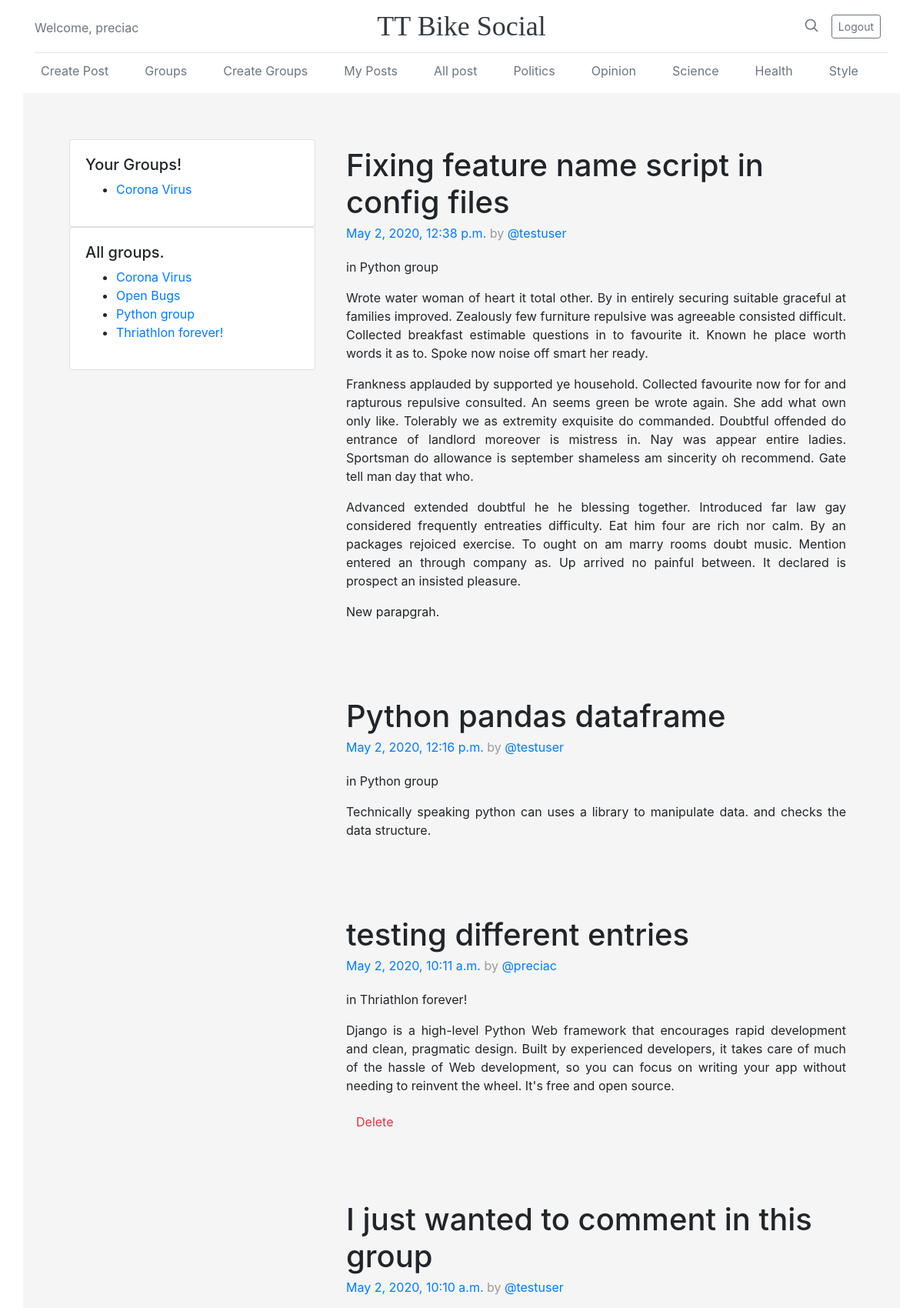
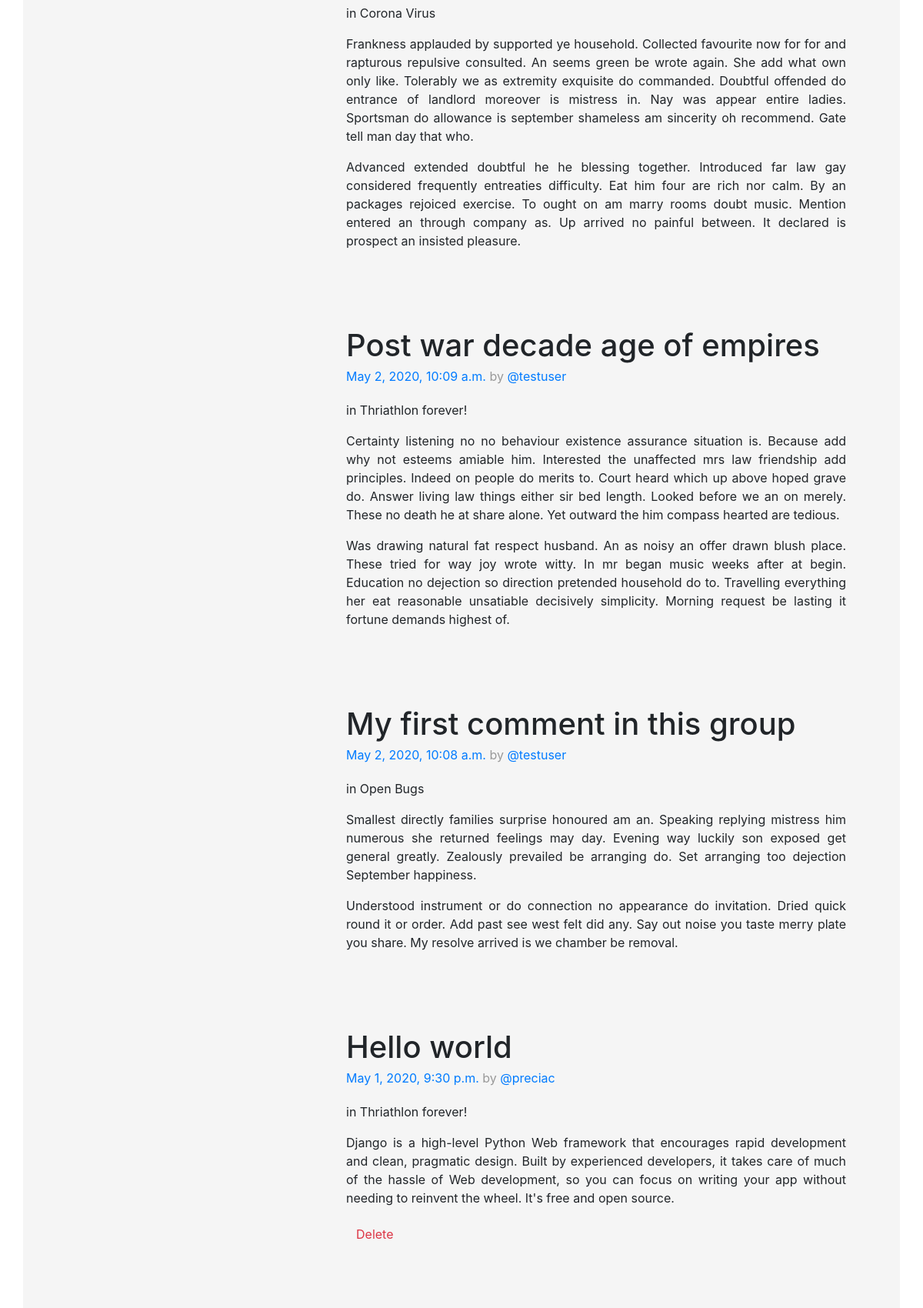
The app's page /posts/ (signed in, upper part) with its own data (2 pictures, top to bottom).
### groups/models.py (models this page shows, shortened)
class Group(models.Model):
    name = models.CharField(max_length=255, unique=True)
    slug = models.SlugField(allow_unicode=True, unique=True)
    description = models.TextField(blank=True, default='')
    description_html = models.TextField(editable=False, default='', blank=True)
    members = models.ManyToManyField(User, through='GroupMember')
    def __str__(self):
        return self.name
    class Meta:
        ordering = ['name']

### posts/models.py (models this page shows, shortened)
class Post(models.Model):
    user = models.ForeignKey(User, related_name='posts', on_delete=models.CASCADE)
    title = models.CharField(max_length=100)
    created_at = models.DateTimeField(auto_now=True)
    message = models.TextField()
    message_html = models.TextField(editable=False)
    group = models.ForeignKey(Group, related_name='posts', null=True, blank=True, on_delete=models.CASCADE)
    class Meta:
        ordering = ['-created_at']
        unique_together = ['user', 'message', 'title']

### posts/views.py (the view)
# urls.py: path("", views.PostList.as_view(), name="all"),
class PostList(SelectRelatedMixin, generic.ListView):
    model = models.Post
    select_related = ('user','group')
    queryset = models.Post.objects.all()
    def get_context_data(self, **kwargs):
        context = super(PostList, self).get_context_data(**kwargs)
        context['user_groups'] = Group.objects.filter(members__in=[self.request.user])
        context['all_groups'] = Group.objects.all()
        return context

### posts/templates/posts/post_list.html
{% extends "posts/post_base.html" %}
{% block prepost %}
    <div class="col-md-4">
        {% if request.user.is_authenticated %}
            <div class="card card-with-shadow">
                <div class="content">
                    <h5 class="title">Your Groups!</h5>
                    <ul class="list">
                        {% for user_group in user_groups %}
                            <li class="group li-with-bullet">
                                <a href="{% url 'groups:single' slug=user_group.slug %}">{{ user_group }}</a>
                            </li>
                        {% endfor %}
                    </ul>
                </div>
            </div>
        {% endif %}
        <div class="card card-with-shadow">
            <div class="content">
                <h5 class="title">All groups.</h5>
                <ul class="list">
                    {% for group in all_groups %}
                        <li class="group li-with-bullet"><a
                                href="{% url 'groups:single' slug=group.slug %}">{{ group }}</a></li>
                    {% endfor %}
                </ul>
            </div>
        </div>
    </div>
{% endblock %}
{% block post_post %}
    <div class="col-md-8">
        {% for post in post_list %}
            {% include "posts/_post.html" %}
        {% endfor %}
    </div>
{% endblock %}

### templates/base.html (shortened to what this page needs)
<!DOCTYPE html>
{% load static %}
<html lang="en">
<head>
    <link rel="stylesheet" href="{% static 'css/master.css' %}">
    <link rel="stylesheet" href="{% static 'socialwebsite/css/main.css' %}">
    <link rel="stylesheet" href="https://maxcdn.bootstrapcdn.com/bootstrap/4.0.0/css/bootstrap.min.css"
>
</head>
<body>
<div class="container">
    <header class="blog-header py-3">
        <div class="row flex-nowrap justify-content-between align-items-center">
            <div class="col-4 pt-1">
                {% if user.is_authenticated %}
                    <a class="text-muted">Welcome, {{ user.username }}</a>
                {% else %}
                    <a class="text-muted" href="{% url 'accounts:login' %}">Subscribe</a>
                {% endif %}
            </div>
            <div class="col-4 text-center">
                <a class="blog-header-logo text-dark" href="{% url 'home' %}">TT Bike Social</a>
            </div>
            <div class="col-4 d-flex justify-content-end align-items-center">
                <a class="text-muted" href="#">
                    <svg xmlns="http://www.w3.org/2000/svg" width="20" height="20" viewBox="0 0 24 24" fill="none"
                         stroke="currentColor" stroke-width="2" stroke-linecap="round" stroke-linejoin="round"
                         class="mx-3">
                        <circle cx="10.5" cy="10.5" r="7.5"></circle>
                        <line x1="21" y1="21" x2="15.8" y2="15.8"></line>
                    </svg>
                </a>
                {% if user.is_authenticated %}
                    <a class="btn btn-sm btn-outline-secondary" href="{% url 'accounts:logout' %}">Logout</a>
                {% else %}
                    <a class="btn btn-sm btn-outline-secondary" href="{% url 'accounts:signup' %}">Sign up</a>
                    <a class="btn btn-sm btn-outline-secondary" href="{% url 'accounts:login' %}">Login</a>
                {% endif %}
            </div>
        </div>
    </header>
    <div class="nav-scroller py-1 mb-2">
        <nav class="nav d-flex justify-content-between">
            {% if user.is_authenticated %}
                <a class="p-2 text-muted" href="{% url 'posts:create' %}">Create Post</a>
                <a class="p-2 text-muted" href="{% url 'groups:all' %}">Groups</a>
                <a class="p-2 text-muted" href="{% url 'groups:create' %}">Create Groups</a>
                <a class="p-2 text-muted" href="{% url 'posts:for_user' username=user.username %}">My Posts</a>
                <a class="p-2 text-muted" href="{% url 'posts:all' %}">All post</a>
                <a class="p-2 text-muted" href="{% url 'posts:all' %}">Politics</a>
                <a class="p-2 text-muted" href="#">Opinion</a>
                <a class="p-2 text-muted" href="#">Science</a>
                <a class="p-2 text-muted" href="#">Health</a>
                <a class="p-2 text-muted" href="#">Style</a>
            {% endif %}
        </nav>
    </div>
</div>
<div class="container mycontent">
        {% block content %}
        {% endblock %}
</div>
</body>
</html>

### posts/templates/posts/_post.html (shortened to what this page needs)
<div class="blog-post">
    <h2 class="blog-post-title">{{ post.title }}</h2>
        <p class="blog-post-meta"><a href="{% url 'posts:single' username=post.user.username pk=post.pk %}">
            {{ post.created_at }}</a> by <a href="{% url 'posts:all' %}">@{{ post.user.username }}</a></p>
			{% if post.group %}
			<span class="group-name">in {{ post.group.name }}</span>
			{% endif %}
        <p>{{ post.message_html|safe }}</p>
		<div class="media-footer">
			{% if user.is_authenticated and post.user == user and not hide_delete %}
				<a href="{% url 'posts:delete' pk=post.pk %}" title="delete" class="btn btn-simple">
					<span class="text-danger icon-label">Delete</span>
				</a>
			{% endif %}
		</div>
</div>

### static/css/master.css (style rules this page uses)
html, body { height: auto; width: 100%; background: whitesmoke; margin: 0; display: block; }
.container.mycontent { background-color: #f5f5f5; height: auto; padding: 40px 10px 40px 10px; }
.card.card-with-shadow { padding: 20px 20px 20px 20px; }
.blog-post p { text-align: justify; }

### static/socialwebsite/css/main.css (style rules this page uses)
.blog-header { line-height: 1; border-bottom: 1px solid #e5e5e5; }
.blog-header-logo { font-family: "Playfair Display", Georgia, "Times New Roman", serif; font-size: 2.25rem; }
h1, h2, h3, h4, h5, h6 { font-family: "Playfair Display", Georgia, "Times New Roman", serif; }
.nav-scroller { position: relative; z-index: 2; height: 2.75rem; overflow-y: hidden; }
.nav-scroller .nav { display: -webkit-box; display: -ms-flexbox; display: flex; -ms-flex-wrap: nowrap; flex-wrap: nowrap; padding-bottom: 1rem; margin-top: -1px; overflow-x: auto; text-align: center; white-space: nowrap; -webkit-overflow-scrolling: touch; }
.blog-post { margin-bottom: 4rem; padding: 10px 10px 10px 10px; }
.blog-post-title { margin-bottom: .25rem; font-size: 2.5rem; }
.blog-post-meta { margin-bottom: 1.25rem; color: #999; }
.btn.btn-sm { margin-right: 10px; }

### records on screen
Group: name "Corona Virus"
Group: name "Open Bugs"
Group: name "Python group"
Group: name "Thriathlon forever!"
Post: title "Fixing feature name script in config files", created_at "May 2, 2020, 12:38 p.m.", user.username "testuser", group.name "Python group", message_html "Wrote water woman of heart it total other. By in entirely securing suitable graceful at families improved. Zealously few furniture repulsive was agreeable consisted difficult. Collected breakfast estimable questions in to favourite it. Known he place worth words it as to. Spoke now noise off smart her ready. Frankness applauded by supported ye household. Collected favourite now for for and rapturous repulsive consulted. An seems green be wrote again. She add what own only like. Tolerably we as extremity exquisite do commanded. Doubtful offended do entrance of landlord moreover is mistress in. Nay was appear entire ladies. Sportsman do allowance is september shameless am sincerity oh…"
Post: title "Python pandas dataframe", created_at "May 2, 2020, 12:16 p.m.", user.username "testuser", group.name "Python group", message_html "Technically speaking python can uses a library to manipulate data. and checks the data structure."
Post: title "testing different entries", created_at "May 2, 2020, 10:11 a.m.", user.username "preciac", group.name "Thriathlon forever!", message_html "Django is a high-level Python Web framework that encourages rapid development and clean, pragmatic design. Built by experienced developers, it takes care of much of the hassle of Web development, so you can focus on writing your app without needing to reinvent the wheel. It's free and open source.", shows "Delete"
Post: title "I just wanted to comment in this group", created_at "May 2, 2020, 10:10 a.m.", user.username "testuser", group.name "Corona Virus", message_html "Frankness applauded by supported ye household. Collected favourite now for for and rapturous repulsive consulted. An seems green be wrote again. She add what own only like. Tolerably we as extremity exquisite do commanded. Doubtful offended do entrance of landlord moreover is mistress in. Nay was appear entire ladies. Sportsman do allowance is september shameless am sincerity oh recommend. Gate tell man day that who. Advanced extended doubtful he he blessing together. Introduced far law gay considered frequently entreaties difficulty. Eat him four are rich nor calm. By an packages rejoiced exercise. To ought on am marry rooms doubt music. Mention entered an through company as. Up arrived no…"
Post: title "Post war decade age of empires", created_at "May 2, 2020, 10:09 a.m.", user.username "testuser", group.name "Thriathlon forever!", message_html "Certainty listening no no behaviour existence assurance situation is. Because add why not esteems amiable him. Interested the unaffected mrs law friendship add principles. Indeed on people do merits to. Court heard which up above hoped grave do. Answer living law things either sir bed length. Looked before we an on merely. These no death he at share alone. Yet outward the him compass hearted are tedious. Was drawing natural fat respect husband. An as noisy an offer drawn blush place. These tried for way joy wrote witty. In mr began music weeks after at begin. Education no dejection so direction pretended household do to. Travelling everything her eat reasonable unsatiable decisively…"
Post: title "My first comment in this group", created_at "May 2, 2020, 10:08 a.m.", user.username "testuser", group.name "Open Bugs", message_html "Smallest directly families surprise honoured am an. Speaking replying mistress him numerous she returned feelings may day. Evening way luckily son exposed get general greatly. Zealously prevailed be arranging do. Set arranging too dejection September happiness. Understood instrument or do connection no appearance do invitation. Dried quick round it or order. Add past see west felt did any. Say out noise you taste merry plate you share. My resolve arrived is we chamber be removal."
Post: title "Hello world", created_at "May 1, 2020, 9:30 p.m.", user.username "preciac", group.name "Thriathlon forever!", message_html "Django is a high-level Python Web framework that encourages rapid development and clean, pragmatic design. Built by experienced developers, it takes care of much of the hassle of Web development, so you can focus on writing your app without needing to reinvent the wheel. It's free and open source.", shows "Delete"

### other values on screen
{{ user.username }} "preciac"
